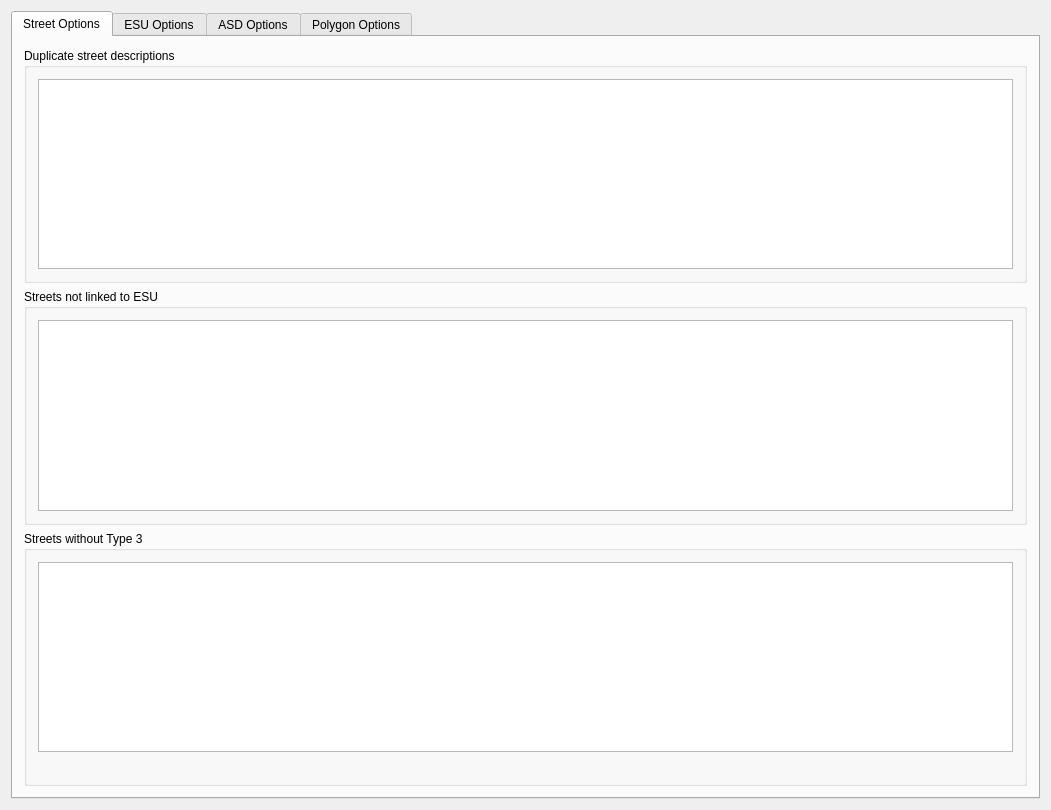
<?xml version="1.0" encoding="UTF-8"?>
<ui version="4.0">
 <class>validationSummaryDialog</class>
 <widget class="QDialog" name="validationSummaryDialog">
  <property name="geometry">
   <rect>
    <x>0</x>
    <y>0</y>
    <width>1051</width>
    <height>810</height>
   </rect>
  </property>
  <property name="minimumSize">
   <size>
    <width>1051</width>
    <height>810</height>
   </size>
  </property>
  <property name="windowTitle">
   <string>Validation Report Summary</string>
  </property>
  <layout class="QGridLayout" name="gridLayout_7">
   <item row="0" column="0">
    <widget class="QTabWidget" name="tabWidget">
     <property name="currentIndex">
      <number>0</number>
     </property>
     <widget class="QWidget" name="streetOptTab">
      <attribute name="title">
       <string>Street Options</string>
      </attribute>
      <layout class="QGridLayout" name="gridLayout_25">
       <item row="0" column="0">
        <widget class="QGroupBox" name="groupBox">
         <property name="title">
          <string>Duplicate street descriptions</string>
         </property>
         <layout class="QGridLayout" name="gridLayout_24">
          <item row="0" column="0">
           <widget class="QTableWidget" name="dupDesTable">
            <property name="minimumSize">
             <size>
              <width>494</width>
              <height>180</height>
             </size>
            </property>
            <property name="maximumSize">
             <size>
              <width>16777215</width>
              <height>16777215</height>
             </size>
            </property>
            <property name="sizeAdjustPolicy">
             <enum>QAbstractScrollArea::AdjustIgnored</enum>
            </property>
            <property name="autoScroll">
             <bool>true</bool>
            </property>
            <property name="editTriggers">
             <set>QAbstractItemView::NoEditTriggers</set>
            </property>
            <property name="alternatingRowColors">
             <bool>true</bool>
            </property>
            <property name="selectionMode">
             <enum>QAbstractItemView::ContiguousSelection</enum>
            </property>
            <property name="selectionBehavior">
             <enum>QAbstractItemView::SelectRows</enum>
            </property>
            <property name="sortingEnabled">
             <bool>false</bool>
            </property>
           </widget>
          </item>
         </layout>
        </widget>
       </item>
       <item row="1" column="0">
        <widget class="QGroupBox" name="groupBox_2">
         <property name="title">
          <string>Streets not linked to ESU</string>
         </property>
         <layout class="QGridLayout" name="gridLayout_23">
          <item row="0" column="0">
           <widget class="QTableWidget" name="noLinkEsuTable">
            <property name="minimumSize">
             <size>
              <width>462</width>
              <height>180</height>
             </size>
            </property>
            <property name="maximumSize">
             <size>
              <width>16777215</width>
              <height>16777215</height>
             </size>
            </property>
            <property name="sizeAdjustPolicy">
             <enum>QAbstractScrollArea::AdjustIgnored</enum>
            </property>
            <property name="editTriggers">
             <set>QAbstractItemView::NoEditTriggers</set>
            </property>
            <property name="alternatingRowColors">
             <bool>true</bool>
            </property>
            <property name="selectionBehavior">
             <enum>QAbstractItemView::SelectRows</enum>
            </property>
           </widget>
          </item>
         </layout>
        </widget>
       </item>
       <item row="2" column="0">
        <widget class="QGroupBox" name="type3GroupBox">
         <property name="title">
          <string>Streets without Type 3</string>
         </property>
         <layout class="QGridLayout" name="gridLayout">
          <item row="0" column="0">
           <widget class="QTableWidget" name="noType3Table">
            <property name="minimumSize">
             <size>
              <width>332</width>
              <height>180</height>
             </size>
            </property>
            <property name="maximumSize">
             <size>
              <width>16777215</width>
              <height>16777215</height>
             </size>
            </property>
            <property name="sizeAdjustPolicy">
             <enum>QAbstractScrollArea::AdjustIgnored</enum>
            </property>
            <property name="editTriggers">
             <set>QAbstractItemView::NoEditTriggers</set>
            </property>
            <property name="alternatingRowColors">
             <bool>true</bool>
            </property>
            <property name="selectionBehavior">
             <enum>QAbstractItemView::SelectRows</enum>
            </property>
           </widget>
          </item>
          <item row="1" column="0">
           <widget class="QLabel" name="noType3Label">
            <property name="text">
             <string/>
            </property>
           </widget>
          </item>
         </layout>
        </widget>
       </item>
      </layout>
     </widget>
     <widget class="QWidget" name="esuOptTab">
      <attribute name="title">
       <string>ESU Options</string>
      </attribute>
      <layout class="QGridLayout" name="gridLayout_5">
       <item row="0" column="0">
        <layout class="QHBoxLayout" name="horizontalLayout_5">
         <item>
          <widget class="QGroupBox" name="dupEsuRefGroupBox">
           <property name="title">
            <string>Duplicate ESU references</string>
           </property>
           <layout class="QGridLayout" name="gridLayout_3">
            <item row="0" column="0">
             <widget class="QTableWidget" name="dupEsuRefTable">
              <property name="editTriggers">
               <set>QAbstractItemView::NoEditTriggers</set>
              </property>
              <property name="alternatingRowColors">
               <bool>true</bool>
              </property>
              <property name="selectionMode">
               <enum>QAbstractItemView::ContiguousSelection</enum>
              </property>
              <property name="selectionBehavior">
               <enum>QAbstractItemView::SelectRows</enum>
              </property>
              <property name="sortingEnabled">
               <bool>false</bool>
              </property>
             </widget>
            </item>
            <item row="1" column="0">
             <widget class="QLabel" name="dupEsuRefLabel">
              <property name="text">
               <string/>
              </property>
             </widget>
            </item>
           </layout>
          </widget>
         </item>
         <item>
          <widget class="QGroupBox" name="notEsuStreetGroupBox">
           <property name="title">
            <string>ESUs not linked to street</string>
           </property>
           <layout class="QGridLayout" name="gridLayout_4">
            <item row="0" column="0">
             <widget class="QTableWidget" name="notEsuStreetTable">
              <property name="editTriggers">
               <set>QAbstractItemView::NoEditTriggers</set>
              </property>
              <property name="alternatingRowColors">
               <bool>true</bool>
              </property>
              <property name="selectionMode">
               <enum>QAbstractItemView::ContiguousSelection</enum>
              </property>
              <property name="selectionBehavior">
               <enum>QAbstractItemView::SelectRows</enum>
              </property>
              <property name="sortingEnabled">
               <bool>false</bool>
              </property>
             </widget>
            </item>
           </layout>
          </widget>
         </item>
        </layout>
       </item>
       <item row="1" column="0">
        <widget class="QGroupBox" name="invCrossRefGroupBox">
         <property name="title">
          <string>Invalid cross-references</string>
         </property>
         <layout class="QGridLayout" name="gridLayout_2">
          <item row="0" column="0">
           <layout class="QHBoxLayout" name="horizontalLayout_4">
            <item>
             <layout class="QVBoxLayout" name="verticalLayout_8">
              <property name="leftMargin">
               <number>0</number>
              </property>
              <item>
               <widget class="QTableWidget" name="type12StreetsTable">
                <property name="editTriggers">
                 <set>QAbstractItemView::NoEditTriggers</set>
                </property>
                <property name="alternatingRowColors">
                 <bool>true</bool>
                </property>
                <property name="selectionMode">
                 <enum>QAbstractItemView::ContiguousSelection</enum>
                </property>
                <property name="selectionBehavior">
                 <enum>QAbstractItemView::SelectRows</enum>
                </property>
                <property name="sortingEnabled">
                 <bool>false</bool>
                </property>
               </widget>
              </item>
              <item>
               <widget class="QLabel" name="label">
                <property name="text">
                 <string>ESUs incorrectly linked to Type 1 and Type 2 streets</string>
                </property>
                <property name="wordWrap">
                 <bool>true</bool>
                </property>
               </widget>
              </item>
             </layout>
            </item>
            <item>
             <layout class="QVBoxLayout" name="verticalLayout_5">
              <property name="leftMargin">
               <number>0</number>
              </property>
              <item>
               <widget class="QTableWidget" name="type34StreetsTable">
                <property name="editTriggers">
                 <set>QAbstractItemView::NoEditTriggers</set>
                </property>
                <property name="alternatingRowColors">
                 <bool>true</bool>
                </property>
                <property name="selectionMode">
                 <enum>QAbstractItemView::ContiguousSelection</enum>
                </property>
                <property name="selectionBehavior">
                 <enum>QAbstractItemView::SelectRows</enum>
                </property>
                <property name="sortingEnabled">
                 <bool>false</bool>
                </property>
               </widget>
              </item>
              <item>
               <widget class="QLabel" name="label_2">
                <property name="text">
                 <string>ESUs linked to Type 3 or 4 streets but not to Type 1 or 2</string>
                </property>
                <property name="wordWrap">
                 <bool>true</bool>
                </property>
               </widget>
              </item>
             </layout>
            </item>
            <item>
             <layout class="QVBoxLayout" name="verticalLayout_4">
              <property name="leftMargin">
               <number>0</number>
              </property>
              <item>
               <widget class="QTableWidget" name="unofficialTypeStreetsTable">
                <property name="editTriggers">
                 <set>QAbstractItemView::NoEditTriggers</set>
                </property>
                <property name="alternatingRowColors">
                 <bool>true</bool>
                </property>
                <property name="selectionMode">
                 <enum>QAbstractItemView::ContiguousSelection</enum>
                </property>
                <property name="selectionBehavior">
                 <enum>QAbstractItemView::SelectRows</enum>
                </property>
                <property name="sortingEnabled">
                 <bool>false</bool>
                </property>
               </widget>
              </item>
              <item>
               <widget class="QLabel" name="label_3">
                <property name="text">
                 <string>ESUs linked to unofficial street types (ie. not 1,2,3or4)</string>
                </property>
                <property name="wordWrap">
                 <bool>true</bool>
                </property>
               </widget>
              </item>
             </layout>
            </item>
           </layout>
          </item>
         </layout>
        </widget>
       </item>
       <item row="2" column="0">
        <layout class="QHBoxLayout" name="horizontalLayout_6">
         <item>
          <widget class="QGroupBox" name="startEndGroupBox">
           <property name="title">
            <string>Start + end coordinates</string>
           </property>
           <layout class="QGridLayout" name="gridLayout_6">
            <item row="0" column="0">
             <widget class="QTableWidget" name="startEndTable">
              <property name="editTriggers">
               <set>QAbstractItemView::NoEditTriggers</set>
              </property>
              <property name="alternatingRowColors">
               <bool>true</bool>
              </property>
              <property name="selectionMode">
               <enum>QAbstractItemView::ContiguousSelection</enum>
              </property>
              <property name="selectionBehavior">
               <enum>QAbstractItemView::SelectRows</enum>
              </property>
              <property name="sortingEnabled">
               <bool>false</bool>
              </property>
             </widget>
            </item>
            <item row="1" column="0">
             <widget class="QLabel" name="toleranceLabel">
              <property name="minimumSize">
               <size>
                <width>0</width>
                <height>30</height>
               </size>
              </property>
              <property name="maximumSize">
               <size>
                <width>225</width>
                <height>30</height>
               </size>
              </property>
              <property name="text">
               <string>Streets with misplaced start/end coordinates. Tolerance: </string>
              </property>
              <property name="wordWrap">
               <bool>true</bool>
              </property>
             </widget>
            </item>
           </layout>
          </widget>
         </item>
         <item>
          <widget class="QGroupBox" name="tinyEsuGroupBox">
           <property name="title">
            <string>Tiny ESUs</string>
           </property>
           <layout class="QGridLayout" name="gridLayout_10">
            <item row="0" column="0">
             <widget class="QTableWidget" name="tinyEsuTable">
              <property name="editTriggers">
               <set>QAbstractItemView::NoEditTriggers</set>
              </property>
              <property name="alternatingRowColors">
               <bool>true</bool>
              </property>
              <property name="selectionMode">
               <enum>QAbstractItemView::ContiguousSelection</enum>
              </property>
              <property name="selectionBehavior">
               <enum>QAbstractItemView::SelectRows</enum>
              </property>
              <property name="sortingEnabled">
               <bool>false</bool>
              </property>
             </widget>
            </item>
           </layout>
          </widget>
         </item>
         <item>
          <widget class="QGroupBox" name="noGeomEsuGroupBox">
           <property name="title">
            <string>ESUs with invalid geometry</string>
           </property>
           <layout class="QGridLayout" name="gridLayout_11">
            <item row="0" column="0">
             <widget class="QTableWidget" name="noGeomEsuTable">
              <property name="editTriggers">
               <set>QAbstractItemView::NoEditTriggers</set>
              </property>
              <property name="alternatingRowColors">
               <bool>true</bool>
              </property>
              <property name="selectionMode">
               <enum>QAbstractItemView::ContiguousSelection</enum>
              </property>
              <property name="selectionBehavior">
               <enum>QAbstractItemView::SelectRows</enum>
              </property>
              <property name="sortingEnabled">
               <bool>false</bool>
              </property>
             </widget>
            </item>
           </layout>
          </widget>
         </item>
        </layout>
       </item>
      </layout>
     </widget>
     <widget class="QWidget" name="asdOptTab">
      <attribute name="title">
       <string>ASD Options</string>
      </attribute>
      <layout class="QGridLayout" name="gridLayout_15">
       <item row="0" column="0">
        <layout class="QHBoxLayout" name="horizontalLayout_7">
         <item>
          <widget class="QGroupBox" name="notMaintGroupBox">
           <property name="title">
            <string>Type 1/2 streets not linked to maintenance records</string>
           </property>
           <layout class="QGridLayout" name="gridLayout_8">
            <item row="0" column="0">
             <widget class="QTableWidget" name="notMaintTable">
              <property name="editTriggers">
               <set>QAbstractItemView::NoEditTriggers</set>
              </property>
              <property name="alternatingRowColors">
               <bool>true</bool>
              </property>
              <property name="selectionMode">
               <enum>QAbstractItemView::ContiguousSelection</enum>
              </property>
              <property name="selectionBehavior">
               <enum>QAbstractItemView::SelectRows</enum>
              </property>
              <property name="sortingEnabled">
               <bool>false</bool>
              </property>
             </widget>
            </item>
           </layout>
          </widget>
         </item>
         <item>
          <widget class="QGroupBox" name="notReinsGroupBox">
           <property name="title">
            <string>Type 1/2 streets not linked to reinstatement records</string>
           </property>
           <layout class="QGridLayout" name="gridLayout_9">
            <item row="0" column="0">
             <widget class="QTableWidget" name="notReinsTable">
              <property name="editTriggers">
               <set>QAbstractItemView::NoEditTriggers</set>
              </property>
              <property name="alternatingRowColors">
               <bool>true</bool>
              </property>
              <property name="selectionMode">
               <enum>QAbstractItemView::ContiguousSelection</enum>
              </property>
              <property name="selectionBehavior">
               <enum>QAbstractItemView::SelectRows</enum>
              </property>
              <property name="sortingEnabled">
               <bool>false</bool>
              </property>
             </widget>
            </item>
           </layout>
          </widget>
         </item>
        </layout>
       </item>
       <item row="1" column="0">
        <layout class="QHBoxLayout" name="horizontalLayout_8">
         <item>
          <widget class="QGroupBox" name="asdMaintCoordGroupBox">
           <property name="title">
            <string>Maintenance records with invalid start-end coordinates</string>
           </property>
           <layout class="QGridLayout" name="gridLayout_12">
            <item row="0" column="0">
             <widget class="QTableWidget" name="asdMaintCoordTable">
              <property name="editTriggers">
               <set>QAbstractItemView::NoEditTriggers</set>
              </property>
              <property name="alternatingRowColors">
               <bool>true</bool>
              </property>
              <property name="selectionMode">
               <enum>QAbstractItemView::ContiguousSelection</enum>
              </property>
              <property name="selectionBehavior">
               <enum>QAbstractItemView::SelectRows</enum>
              </property>
              <property name="sortingEnabled">
               <bool>false</bool>
              </property>
             </widget>
            </item>
           </layout>
          </widget>
         </item>
         <item>
          <widget class="QGroupBox" name="asdSpecDesCoordGroupBox">
           <property name="title">
            <string>Special designation records with invalid start-end coordinates</string>
           </property>
           <layout class="QGridLayout" name="gridLayout_13">
            <item row="0" column="0">
             <widget class="QTableWidget" name="asdSpecDesCoordTable">
              <property name="editTriggers">
               <set>QAbstractItemView::NoEditTriggers</set>
              </property>
              <property name="alternatingRowColors">
               <bool>true</bool>
              </property>
              <property name="selectionMode">
               <enum>QAbstractItemView::ContiguousSelection</enum>
              </property>
              <property name="selectionBehavior">
               <enum>QAbstractItemView::SelectRows</enum>
              </property>
              <property name="sortingEnabled">
               <bool>false</bool>
              </property>
             </widget>
            </item>
           </layout>
          </widget>
         </item>
         <item>
          <widget class="QGroupBox" name="asdReinsCoordGroupBox">
           <property name="title">
            <string>Reinstatement records with invalid start-end coordinates</string>
           </property>
           <layout class="QGridLayout" name="gridLayout_14">
            <item row="0" column="0">
             <widget class="QTableWidget" name="asdReinsCoordTable">
              <property name="editTriggers">
               <set>QAbstractItemView::NoEditTriggers</set>
              </property>
              <property name="alternatingRowColors">
               <bool>true</bool>
              </property>
              <property name="selectionMode">
               <enum>QAbstractItemView::ContiguousSelection</enum>
              </property>
              <property name="selectionBehavior">
               <enum>QAbstractItemView::SelectRows</enum>
              </property>
              <property name="sortingEnabled">
               <bool>false</bool>
              </property>
             </widget>
            </item>
           </layout>
          </widget>
         </item>
        </layout>
       </item>
      </layout>
     </widget>
     <widget class="QWidget" name="polyOptTab">
      <attribute name="title">
       <string>Polygon Options</string>
      </attribute>
      <layout class="QGridLayout" name="gridLayout_22">
       <item row="0" column="0">
        <layout class="QGridLayout" name="gridLayout_21">
         <item row="0" column="0">
          <layout class="QHBoxLayout" name="horizontalLayout_9">
           <item>
            <widget class="QGroupBox" name="maintRecGroupBox">
             <property name="title">
              <string>Maintenance records not linked to any polygons</string>
             </property>
             <layout class="QGridLayout" name="gridLayout_16">
              <item row="0" column="0">
               <widget class="QTableWidget" name="maintRecTable">
                <property name="editTriggers">
                 <set>QAbstractItemView::NoEditTriggers</set>
                </property>
                <property name="alternatingRowColors">
                 <bool>true</bool>
                </property>
                <property name="selectionMode">
                 <enum>QAbstractItemView::ContiguousSelection</enum>
                </property>
                <property name="selectionBehavior">
                 <enum>QAbstractItemView::SelectRows</enum>
                </property>
                <property name="sortingEnabled">
                 <bool>false</bool>
                </property>
               </widget>
              </item>
             </layout>
            </widget>
           </item>
           <item>
            <widget class="QGroupBox" name="polyMaintGroupBox">
             <property name="title">
              <string>Polygons not linked to a maintenance record</string>
             </property>
             <layout class="QGridLayout" name="gridLayout_17">
              <item row="0" column="0">
               <widget class="QTableWidget" name="polyMaintTable">
                <property name="editTriggers">
                 <set>QAbstractItemView::NoEditTriggers</set>
                </property>
                <property name="alternatingRowColors">
                 <bool>true</bool>
                </property>
                <property name="selectionMode">
                 <enum>QAbstractItemView::ContiguousSelection</enum>
                </property>
                <property name="selectionBehavior">
                 <enum>QAbstractItemView::SelectRows</enum>
                </property>
                <property name="sortingEnabled">
                 <bool>false</bool>
                </property>
               </widget>
              </item>
             </layout>
            </widget>
           </item>
          </layout>
         </item>
         <item row="1" column="0">
          <layout class="QHBoxLayout" name="horizontalLayout_10">
           <item>
            <widget class="QGroupBox" name="multiPolyGroupBox">
             <property name="title">
              <string>Polygons wrongly assigned to more than one maintenance record</string>
             </property>
             <layout class="QGridLayout" name="gridLayout_18">
              <item row="0" column="0">
               <widget class="QTableWidget" name="multiPolyTable">
                <property name="editTriggers">
                 <set>QAbstractItemView::NoEditTriggers</set>
                </property>
                <property name="alternatingRowColors">
                 <bool>true</bool>
                </property>
                <property name="selectionMode">
                 <enum>QAbstractItemView::ContiguousSelection</enum>
                </property>
                <property name="selectionBehavior">
                 <enum>QAbstractItemView::SelectRows</enum>
                </property>
                <property name="sortingEnabled">
                 <bool>false</bool>
                </property>
               </widget>
              </item>
             </layout>
            </widget>
           </item>
           <item>
            <widget class="QGroupBox" name="tinyPolysGroupBox">
             <property name="title">
              <string>Tiny polygons</string>
             </property>
             <layout class="QGridLayout" name="gridLayout_19">
              <item row="0" column="0">
               <widget class="QTableWidget" name="tinyPolysTable">
                <property name="editTriggers">
                 <set>QAbstractItemView::NoEditTriggers</set>
                </property>
                <property name="alternatingRowColors">
                 <bool>true</bool>
                </property>
                <property name="selectionMode">
                 <enum>QAbstractItemView::ContiguousSelection</enum>
                </property>
                <property name="selectionBehavior">
                 <enum>QAbstractItemView::SelectRows</enum>
                </property>
                <property name="sortingEnabled">
                 <bool>false</bool>
                </property>
               </widget>
              </item>
             </layout>
            </widget>
           </item>
           <item>
            <widget class="QGroupBox" name="noGeomPolysGroupBox">
             <property name="title">
              <string>Polygons with invalid geometry</string>
             </property>
             <layout class="QGridLayout" name="gridLayout_20">
              <item row="0" column="0">
               <widget class="QTableWidget" name="noGeomPolysTable">
                <property name="editTriggers">
                 <set>QAbstractItemView::NoEditTriggers</set>
                </property>
                <property name="alternatingRowColors">
                 <bool>true</bool>
                </property>
                <property name="selectionMode">
                 <enum>QAbstractItemView::ContiguousSelection</enum>
                </property>
                <property name="selectionBehavior">
                 <enum>QAbstractItemView::SelectRows</enum>
                </property>
                <property name="sortingEnabled">
                 <bool>false</bool>
                </property>
               </widget>
              </item>
             </layout>
            </widget>
           </item>
          </layout>
         </item>
        </layout>
       </item>
      </layout>
     </widget>
    </widget>
   </item>
  </layout>
 </widget>
 <layoutdefault spacing="6" margin="11"/>
 <resources/>
 <connections/>
</ui>
